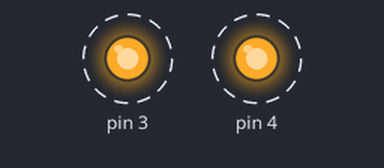
Recording of a sketch running on a simulated Arduino Uno, built with avr-gcc and run on an emulated ATmega328P. Shown: output pins drawn as LEDs (lit = HIGH). Dashed ring = blinking. What the sketch prints to the serial monitor is not drawn.

Above: at 0.06 s.
Timing chart, 0 to 3.0 s (numbered marks = the images above):
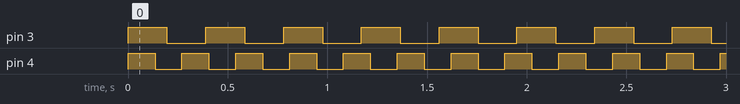

The sketch:

freertos-blink-params-struct.ino
```cpp
#include <Arduino_FreeRTOS.h>

struct blinker {
    int pin;
    int freq;
    TaskHandle_t thandle;
    BaseType_t rc_task;
};

blinker task[2] = {
    {3, 5},
    {4, 7}
};

void setup()
{
  Serial.begin(115200);
  while (!Serial) { }

  for(int i = 0; i < 2; i++) {
    task[i].rc_task = xTaskCreate
      (
        blinky_thread_func,
        static_cast<const char*>("LED blink"),
        512 / 4,         /* usStackDepth in words */
        (void *)&task[i],  /* pvParameters */
        1,               /* uxPriority */
        &task[i].thandle  /* pxCreatedTask */
    );

    if (task[i].rc_task != pdPASS) {
      Serial.println("Failed to create 'loop' thread");
      return;
    }
  }


  Serial.println("Starting scheduler ...");
  vTaskStartScheduler();
}

void loop()
{
  // Ole dole doff!
}

void blinky_thread_func(void *pvParameters)
{
  /* setup() */
  blinker *blink = (struct blinker *)pvParameters;
  pinMode(blink->pin, OUTPUT);
  digitalWrite(blink->pin, LOW);

  /* loop() */
  for(;;)
  {
    digitalWrite(blink->pin, !digitalRead(blink->pin));
    vTaskDelay(configTICK_RATE_HZ/blink->freq);
  }
}
```

Measured:
- by itself, pin 3: alternates HIGH for 0.20 s and LOW for 0.20 s
- by itself, pin 4: alternates HIGH for 0.14 s and LOW for 0.14 s
